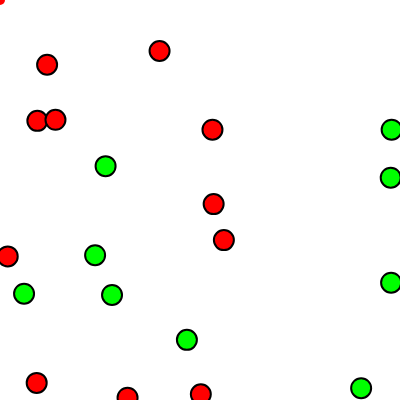
Frame 1 (no input)
Frame 60 (no input): identical to frame 1, image omitted
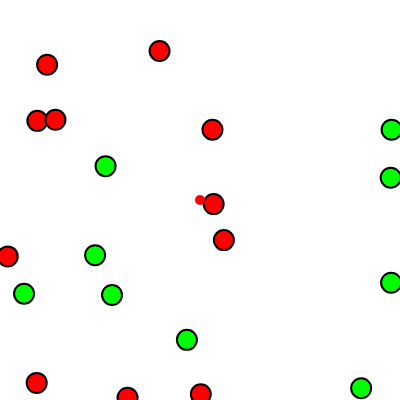
Frame 120 (the mouse pressed at the canvas centre since frame 60)

The p5.js sketch that drew these frames (run headless with seeded random() and noise() and a simulated clock; from frame 60 on, the mouse is pressed at the canvas centre):

// p5.js sketch
// ── sketch.js
let points = [];
let numPoints = 20; 
let k = 3;          

class Point {
  constructor() {
    this.x = Math.random() * width;
    this.y = Math.random() * height;
    this.class = floor(Math.random() * 2); 
  }

  display() {
    stroke(0);
    strokeWeight(2);
    if (this.class == 1) {
      fill(255, 0, 0); 
    } else {
      fill(0, 255, 0); 
    }
    ellipse(this.x, this.y, 20, 20);
  }
}

function setup() {
  createCanvas(400, 400);
  for (let i = 0; i < numPoints; i++) {
    points.push(new Point());
  }
}

function draw() {
  background(255);
  for (let p of points) {
    p.display();
  }
  classifyMouse();
}

function classifyMouse() {
  if (points.length < k) return;

  let distances = [];
  for (let i = 0; i < points.length; i++) {
    let d = dist(mouseX, mouseY, points[i].x, points[i].y);
    distances.push([d, points[i].class]);
  }

  distances.sort((a, b) => a[0] - b[0]);

  let numZero = 0;
  let numOne = 0;
  for (let i = 0; i < k; i++) {
    if (distances[i][1] == 1) numOne++;
    else numZero++;
  }

  noStroke();
  if (numOne > numZero) fill(255, 0, 0);
  else fill(0, 255, 0);

  ellipse(mouseX, mouseY, 10, 10);
}
